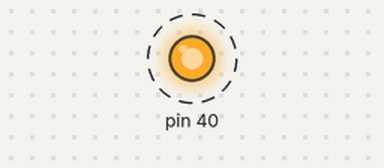
Bench run of a program on a simulated Raspberry Pi (header pin numbers). Parts: output pins drawn as LEDs (lit = HIGH). Dashed ring = blinking. At 20.0 s the program stops and its outputs stay as they are.

Above: at 0.5 s.
Timing chart, 0 to 4.6 s (numbered marks = the images above):
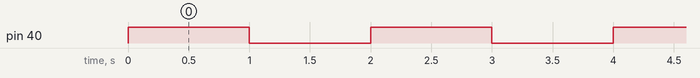

Measured:
- by itself, pin 40: alternates HIGH for 1.0 s and LOW for 1.0 s, 20 changes in all, then stays LOW

The program:

blinky.py
```python
import RPi.GPIO as IO
import time

IO.setmode(IO.BOARD)
IO.setup(40,IO.OUT)
IO.output(40,1)
time.sleep(1)
IO.cleanup()
time.sleep(1)

count = 0
while(count < 9):
    IO.setmode(IO.BOARD)
    IO.setup(40,IO.OUT)
    IO.output(40,1)
    time.sleep(1)
    IO.cleanup()
    time.sleep(1)

    count = count + 1
```
